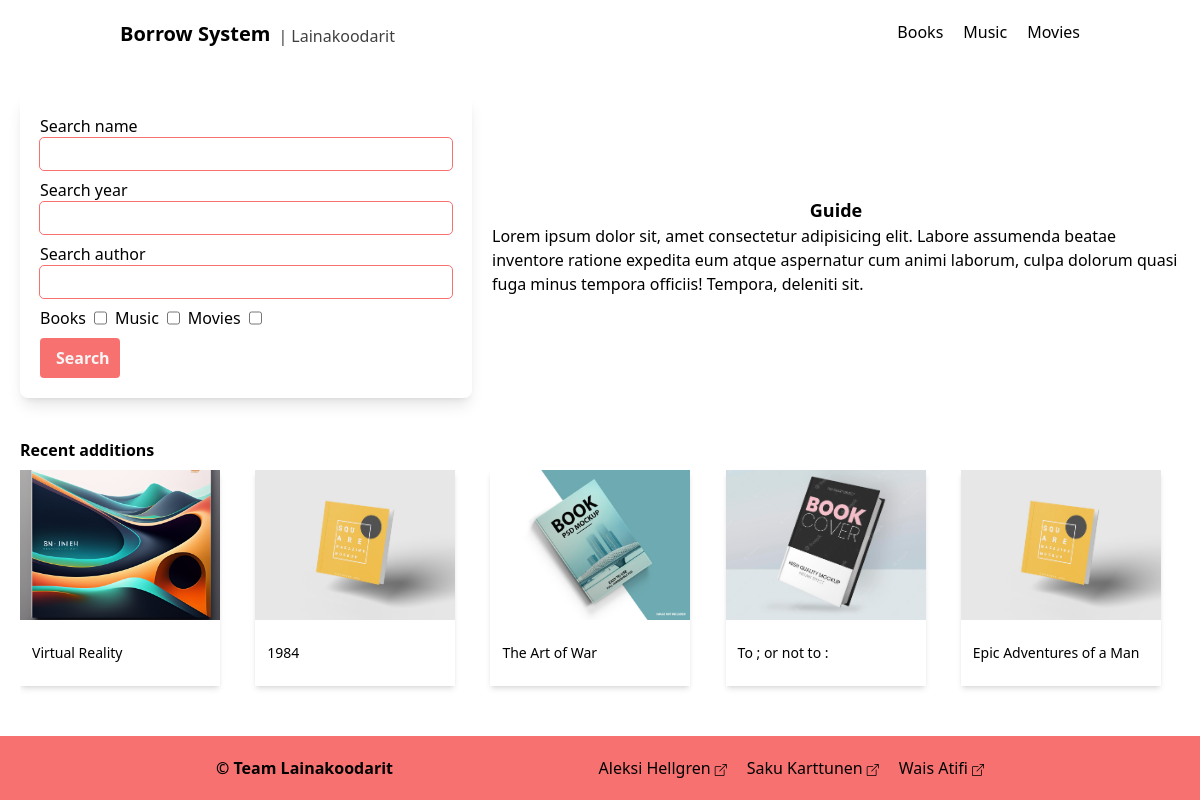
The page / on the database its author committed.
### borrow/models.py (models this page shows, shortened)
class Product(models.Model):
    name = models.CharField(max_length=50)
    genre = models.CharField(max_length=30)
    amount = models.SmallIntegerField(default=0)
    description = models.TextField(
        max_length=750, default="description not available")
    date_added = models.DateField(default=datetime.date.today)
    loaned_amount = models.SmallIntegerField(default=0)
    author = models.ManyToManyField(Author)
    category = models.CharField(max_length=30)
    genre = models.CharField(max_length=30, blank=True, null=True)
    language = models.CharField(max_length=30, blank=True, null=True)
    thumbnail_path = models.CharField(max_length=50)
    class Meta:
        ordering = ["name"]

### borrow/views.py (the view)
# urls.py: path('', views.IndexView.as_view(), name='index'),
class IndexView(generic.ListView):
    template_name = 'borrow/index.html'
    context_object_name = 'listings'
    def get_queryset(self):
        return Product.objects.order_by('-date_added')[:5]

### borrow/templates/borrow/index.html (shortened to what this page needs)
{% extends "base.html" %}
{% block content %}
<main class="grid md:grid-flow-col grid-cols-5 gap-x-5 px-5 max-w-[1200px] mx-auto">
  <form action="" class="col-span-6 md:col-span-2 grid grid-flow-row gap-y-2 shadow-lg rounded-lg p-5">
    <div class="flex flex-col">
      <label for="search_name">Search name</label>
      <input type="text" name="search_name" id="search_name" autofocus
      class="px-2 py-1 outline outline-1 outline-red-400 rounded hover:outline-2 focus:outline-2"/>
    </div>
    <div class="flex flex-col">
      <label for="search_year">Search year</label>
      <input type="text" name="search_year" id="search_year"
      class="px-2 py-1 outline outline-1 outline-red-400 rounded hover:outline-2 focus:outline-2"/>
    </div>
    <div class="flex flex-col">
      <label for="search_author">Search author</label>
      <input type="text" name="search_author" id="search_author"
      class="px-2 py-1 outline outline-1 outline-red-400 rounded hover:outline-2 focus:outline-2"/>
    </div>
    <div class="flex gap-x-2">
      <label for="category_books" class="select-none">Books</label>
      <input type="checkbox" name="category_books" id="category_books" value="search_books"/>
      <label for="category_music" class="select-none">Music</label>
      <input type="checkbox" name="category_music" id="category_music" value="search_music"/>
      <label for="category_movies" class="select-none">Movies</label>
      <input type="checkbox" name="category_movies" id="category_movies" value="search_movies"/>
    </div>
    <button type="submit" class="bg-red-400 text-neutral-100 font-semibold w-20 px-4 py-2 rounded
      transition-all hover:text-neutral-900 active:brightness-75">Search</button>
  </form>
  <div class="col-span-5 flex flex-col justify-center md:col-span-3">
    <div>
      <h2 class="text-lg text-center font-semibold">Guide</h2>
      <p>
        Lorem ipsum dolor sit, amet consectetur adipisicing elit.
        Labore assumenda beatae inventore ratione expedita eum atque aspernatur
        cum animi laborum, culpa dolorum quasi fuga minus tempora officiis! Tempora, deleniti sit.
      </p>
    </div>
  </div>
</main>
<section class="max-w-[1200px] mx-auto mt-10 px-5">
  <h3 class="font-semibold mb-2">Recent additions</h3>
  <div class="carousel grid grid-flow-col text-center pb-6 overflow-auto gap-x-4">
    {% for listing in listings %}
    <a href="{% url 'borrow:product' listing.id %}" draggable="false"
      class="select-none shadow-md w-[200px] aspect-square group transition-all hover:shadow-lg">
      {% load static %}
      <div class="overflow-hidden relative group">
        <img src="{% static listing.thumbnail_path %}" alt="{{ listing.title }} - thumbnail" width="300" height="300"
          draggable="false"
        class="object-cover aspect-[4/3] transition-all group-hover:scale-110"/>
      </div>
      <p class="text-sm line-clamp-2 py-2 px-3 text-start h-2/6 flex items-center
        transition-all group-hover:underline">{{ listing.name }}</p>
    </a>
    {% endfor %}
  </div>
</section>
{% endblock %}

### rows shown on the page
Product: thumbnail_path (placeholder picture), name "Virtual Reality"
Product: thumbnail_path (placeholder picture), name "1984"
Product: thumbnail_path (placeholder picture), name "The Art of War"
Product: thumbnail_path (placeholder picture), name "To ; or not to :"
Product: thumbnail_path (placeholder picture), name "Epic Adventures of a Man"
